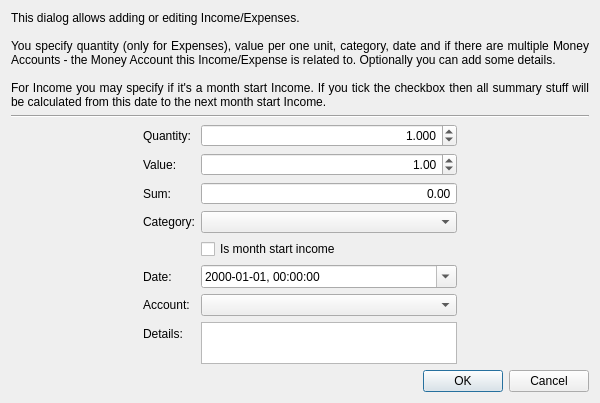
<?xml version="1.0" encoding="UTF-8"?>
<ui version="4.0">
 <class>addIncomeExpense</class>
 <widget class="QDialog" name="addIncomeExpense">
  <property name="windowModality">
   <enum>Qt::ApplicationModal</enum>
  </property>
  <property name="geometry">
   <rect>
    <x>0</x>
    <y>0</y>
    <width>600</width>
    <height>400</height>
   </rect>
  </property>
  <property name="windowTitle">
   <string>Dialog</string>
  </property>
  <layout class="QVBoxLayout" name="verticalLayout">
   <item>
    <widget class="QLabel" name="label_helpText">
     <property name="text">
      <string>This dialog allows adding or editing Income/Expenses.

You specify quantity (only for Expenses), value per one unit, category, date and if there are multiple Money Accounts - the Money Account this Income/Expense is related to. Optionally you can add some details.

For Income you may specify if it's a month start Income. If you tick the checkbox then all summary stuff will be calculated from this date to the next month start Income.</string>
     </property>
     <property name="alignment">
      <set>Qt::AlignJustify|Qt::AlignVCenter</set>
     </property>
     <property name="wordWrap">
      <bool>true</bool>
     </property>
    </widget>
   </item>
   <item>
    <widget class="Line" name="line">
     <property name="orientation">
      <enum>Qt::Horizontal</enum>
     </property>
    </widget>
   </item>
   <item>
    <layout class="QHBoxLayout" name="horizontalLayout">
     <item>
      <spacer name="horizontalSpacer_2">
       <property name="orientation">
        <enum>Qt::Horizontal</enum>
       </property>
       <property name="sizeHint" stdset="0">
        <size>
         <width>40</width>
         <height>20</height>
        </size>
       </property>
      </spacer>
     </item>
     <item>
      <layout class="QFormLayout" name="formLayout">
       <property name="fieldGrowthPolicy">
        <enum>QFormLayout::AllNonFixedFieldsGrow</enum>
       </property>
       <item row="1" column="0">
        <widget class="QLabel" name="label_valueText">
         <property name="text">
          <string>Value:</string>
         </property>
         <property name="alignment">
          <set>Qt::AlignLeading|Qt::AlignLeft|Qt::AlignVCenter</set>
         </property>
        </widget>
       </item>
       <item row="1" column="1">
        <widget class="QDoubleSpinBox" name="doubleSpinBox_value">
         <property name="sizePolicy">
          <sizepolicy hsizetype="Preferred" vsizetype="Preferred">
           <horstretch>0</horstretch>
           <verstretch>0</verstretch>
          </sizepolicy>
         </property>
         <property name="minimumSize">
          <size>
           <width>0</width>
           <height>0</height>
          </size>
         </property>
         <property name="maximumSize">
          <size>
           <width>16777215</width>
           <height>16777215</height>
          </size>
         </property>
         <property name="alignment">
          <set>Qt::AlignRight|Qt::AlignTrailing|Qt::AlignVCenter</set>
         </property>
         <property name="minimum">
          <double>0.010000000000000</double>
         </property>
         <property name="maximum">
          <double>999999.989999999990687</double>
         </property>
         <property name="value">
          <double>1.000000000000000</double>
         </property>
        </widget>
       </item>
       <item row="3" column="0">
        <widget class="QLabel" name="label_categoryText">
         <property name="text">
          <string>Category:</string>
         </property>
        </widget>
       </item>
       <item row="3" column="1">
        <widget class="QComboBox" name="comboBox_category"/>
       </item>
       <item row="5" column="0">
        <widget class="QLabel" name="label_dateText">
         <property name="text">
          <string>Date:</string>
         </property>
        </widget>
       </item>
       <item row="5" column="1">
        <widget class="QDateTimeEdit" name="dateTimeEdit">
         <property name="displayFormat">
          <string>yyyy-MM-dd, HH:mm:ss</string>
         </property>
         <property name="calendarPopup">
          <bool>true</bool>
         </property>
        </widget>
       </item>
       <item row="0" column="0">
        <widget class="QLabel" name="label_qtyText">
         <property name="text">
          <string>Quantity:</string>
         </property>
        </widget>
       </item>
       <item row="0" column="1">
        <widget class="QDoubleSpinBox" name="doubleSpinBox_qty">
         <property name="sizePolicy">
          <sizepolicy hsizetype="Preferred" vsizetype="Preferred">
           <horstretch>0</horstretch>
           <verstretch>0</verstretch>
          </sizepolicy>
         </property>
         <property name="minimumSize">
          <size>
           <width>0</width>
           <height>0</height>
          </size>
         </property>
         <property name="maximumSize">
          <size>
           <width>16777215</width>
           <height>16777215</height>
          </size>
         </property>
         <property name="alignment">
          <set>Qt::AlignRight|Qt::AlignTrailing|Qt::AlignVCenter</set>
         </property>
         <property name="decimals">
          <number>3</number>
         </property>
         <property name="minimum">
          <double>0.010000000000000</double>
         </property>
         <property name="maximum">
          <double>999999.989999999990687</double>
         </property>
         <property name="value">
          <double>1.000000000000000</double>
         </property>
        </widget>
       </item>
       <item row="6" column="0">
        <widget class="QLabel" name="label_accountText">
         <property name="text">
          <string>Account:</string>
         </property>
        </widget>
       </item>
       <item row="6" column="1">
        <widget class="QComboBox" name="comboBox_account"/>
       </item>
       <item row="7" column="0">
        <widget class="QLabel" name="label_detailsText">
         <property name="text">
          <string>Details:</string>
         </property>
        </widget>
       </item>
       <item row="7" column="1">
        <widget class="QPlainTextEdit" name="plainTextEdit_details"/>
       </item>
       <item row="4" column="1">
        <widget class="QCheckBox" name="checkBox_isMonthStart">
         <property name="text">
          <string>Is month start income</string>
         </property>
         <property name="checked">
          <bool>false</bool>
         </property>
        </widget>
       </item>
       <item row="2" column="0">
        <widget class="QLabel" name="label_sumText">
         <property name="text">
          <string>Sum:</string>
         </property>
        </widget>
       </item>
       <item row="2" column="1">
        <widget class="QDoubleSpinBox" name="doubleSpinBox_sum">
         <property name="sizePolicy">
          <sizepolicy hsizetype="Preferred" vsizetype="Preferred">
           <horstretch>0</horstretch>
           <verstretch>0</verstretch>
          </sizepolicy>
         </property>
         <property name="minimumSize">
          <size>
           <width>0</width>
           <height>0</height>
          </size>
         </property>
         <property name="maximumSize">
          <size>
           <width>16777215</width>
           <height>16777215</height>
          </size>
         </property>
         <property name="alignment">
          <set>Qt::AlignRight|Qt::AlignTrailing|Qt::AlignVCenter</set>
         </property>
         <property name="readOnly">
          <bool>true</bool>
         </property>
         <property name="buttonSymbols">
          <enum>QAbstractSpinBox::NoButtons</enum>
         </property>
         <property name="keyboardTracking">
          <bool>false</bool>
         </property>
         <property name="maximum">
          <double>999999.989999999990687</double>
         </property>
        </widget>
       </item>
      </layout>
     </item>
     <item>
      <spacer name="horizontalSpacer">
       <property name="orientation">
        <enum>Qt::Horizontal</enum>
       </property>
       <property name="sizeHint" stdset="0">
        <size>
         <width>40</width>
         <height>20</height>
        </size>
       </property>
      </spacer>
     </item>
    </layout>
   </item>
   <item>
    <widget class="QDialogButtonBox" name="buttonBox">
     <property name="orientation">
      <enum>Qt::Horizontal</enum>
     </property>
     <property name="standardButtons">
      <set>QDialogButtonBox::Cancel|QDialogButtonBox::Ok</set>
     </property>
    </widget>
   </item>
  </layout>
 </widget>
 <tabstops>
  <tabstop>doubleSpinBox_qty</tabstop>
  <tabstop>doubleSpinBox_value</tabstop>
  <tabstop>comboBox_category</tabstop>
  <tabstop>dateTimeEdit</tabstop>
  <tabstop>buttonBox</tabstop>
 </tabstops>
 <resources/>
 <connections/>
</ui>
